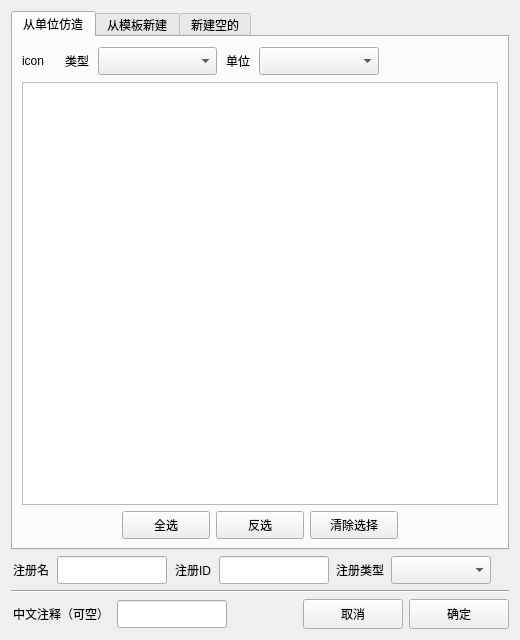
<?xml version="1.0" encoding="UTF-8"?>
<ui version="4.0">
 <class>Form</class>
 <widget class="QWidget" name="Form">
  <property name="geometry">
   <rect>
    <x>0</x>
    <y>0</y>
    <width>520</width>
    <height>640</height>
   </rect>
  </property>
  <property name="windowTitle">
   <string>Form</string>
  </property>
  <layout class="QGridLayout" name="gridLayout_5">
   <item row="0" column="0">
    <widget class="QTabWidget" name="tabWidget">
     <property name="minimumSize">
      <size>
       <width>0</width>
       <height>471</height>
      </size>
     </property>
     <property name="currentIndex">
      <number>0</number>
     </property>
     <widget class="QWidget" name="tab">
      <attribute name="title">
       <string>从单位仿造</string>
      </attribute>
      <layout class="QGridLayout" name="gridLayout_6">
       <item row="0" column="0">
        <layout class="QGridLayout" name="gridLayout_4">
         <item row="0" column="2">
          <widget class="QLabel" name="label">
           <property name="sizePolicy">
            <sizepolicy hsizetype="Fixed" vsizetype="Preferred">
             <horstretch>0</horstretch>
             <verstretch>0</verstretch>
            </sizepolicy>
           </property>
           <property name="minimumSize">
            <size>
             <width>30</width>
             <height>0</height>
            </size>
           </property>
           <property name="text">
            <string>类型</string>
           </property>
           <property name="alignment">
            <set>Qt::AlignCenter</set>
           </property>
          </widget>
         </item>
         <item row="0" column="0">
          <widget class="QLabel" name="label_type_icon">
           <property name="minimumSize">
            <size>
             <width>30</width>
             <height>30</height>
            </size>
           </property>
           <property name="text">
            <string>icon</string>
           </property>
          </widget>
         </item>
         <item row="0" column="4">
          <widget class="QLabel" name="label_2">
           <property name="sizePolicy">
            <sizepolicy hsizetype="Fixed" vsizetype="Preferred">
             <horstretch>0</horstretch>
             <verstretch>0</verstretch>
            </sizepolicy>
           </property>
           <property name="minimumSize">
            <size>
             <width>30</width>
             <height>0</height>
            </size>
           </property>
           <property name="text">
            <string>单位</string>
           </property>
           <property name="alignment">
            <set>Qt::AlignCenter</set>
           </property>
          </widget>
         </item>
         <item row="0" column="5">
          <widget class="QComboBox" name="comboBox_unit">
           <property name="sizePolicy">
            <sizepolicy hsizetype="Expanding" vsizetype="Fixed">
             <horstretch>0</horstretch>
             <verstretch>0</verstretch>
            </sizepolicy>
           </property>
           <property name="minimumSize">
            <size>
             <width>100</width>
             <height>28</height>
            </size>
           </property>
          </widget>
         </item>
         <item row="0" column="6">
          <spacer name="horizontalSpacer">
           <property name="orientation">
            <enum>Qt::Horizontal</enum>
           </property>
           <property name="sizeHint" stdset="0">
            <size>
             <width>40</width>
             <height>20</height>
            </size>
           </property>
          </spacer>
         </item>
         <item row="0" column="3">
          <widget class="QComboBox" name="comboBox_type">
           <property name="sizePolicy">
            <sizepolicy hsizetype="Expanding" vsizetype="Fixed">
             <horstretch>0</horstretch>
             <verstretch>0</verstretch>
            </sizepolicy>
           </property>
           <property name="minimumSize">
            <size>
             <width>100</width>
             <height>28</height>
            </size>
           </property>
          </widget>
         </item>
         <item row="0" column="1">
          <spacer name="horizontalSpacer_6">
           <property name="orientation">
            <enum>Qt::Horizontal</enum>
           </property>
           <property name="sizeType">
            <enum>QSizePolicy::Fixed</enum>
           </property>
           <property name="sizeHint" stdset="0">
            <size>
             <width>4</width>
             <height>20</height>
            </size>
           </property>
          </spacer>
         </item>
        </layout>
       </item>
       <item row="1" column="0">
        <widget class="QTableWidget" name="table_options"/>
       </item>
       <item row="2" column="0">
        <layout class="QGridLayout" name="gridLayout_3">
         <item row="0" column="2">
          <widget class="QPushButton" name="pushButton_select_invert">
           <property name="minimumSize">
            <size>
             <width>80</width>
             <height>28</height>
            </size>
           </property>
           <property name="text">
            <string>反选</string>
           </property>
          </widget>
         </item>
         <item row="0" column="1">
          <widget class="QPushButton" name="pushButton_select_all">
           <property name="minimumSize">
            <size>
             <width>80</width>
             <height>28</height>
            </size>
           </property>
           <property name="text">
            <string>全选</string>
           </property>
          </widget>
         </item>
         <item row="0" column="3">
          <widget class="QPushButton" name="pushButton_select_clear">
           <property name="minimumSize">
            <size>
             <width>80</width>
             <height>28</height>
            </size>
           </property>
           <property name="text">
            <string>清除选择</string>
           </property>
          </widget>
         </item>
         <item row="0" column="0">
          <spacer name="horizontalSpacer_4">
           <property name="orientation">
            <enum>Qt::Horizontal</enum>
           </property>
           <property name="sizeType">
            <enum>QSizePolicy::Fixed</enum>
           </property>
           <property name="sizeHint" stdset="0">
            <size>
             <width>100</width>
             <height>20</height>
            </size>
           </property>
          </spacer>
         </item>
         <item row="0" column="4">
          <spacer name="horizontalSpacer_5">
           <property name="orientation">
            <enum>Qt::Horizontal</enum>
           </property>
           <property name="sizeType">
            <enum>QSizePolicy::Fixed</enum>
           </property>
           <property name="sizeHint" stdset="0">
            <size>
             <width>100</width>
             <height>20</height>
            </size>
           </property>
          </spacer>
         </item>
        </layout>
       </item>
      </layout>
     </widget>
     <widget class="QWidget" name="tab_3">
      <attribute name="title">
       <string>从模板新建</string>
      </attribute>
     </widget>
     <widget class="QWidget" name="tab_2">
      <attribute name="title">
       <string>新建空的</string>
      </attribute>
     </widget>
    </widget>
   </item>
   <item row="1" column="0">
    <layout class="QGridLayout" name="gridLayout_2">
     <item row="0" column="3">
      <widget class="QLineEdit" name="lineEdit_ID">
       <property name="minimumSize">
        <size>
         <width>110</width>
         <height>28</height>
        </size>
       </property>
       <property name="maximumSize">
        <size>
         <width>110</width>
         <height>16777215</height>
        </size>
       </property>
      </widget>
     </item>
     <item row="0" column="0">
      <widget class="QLabel" name="label_3">
       <property name="sizePolicy">
        <sizepolicy hsizetype="Fixed" vsizetype="Preferred">
         <horstretch>0</horstretch>
         <verstretch>0</verstretch>
        </sizepolicy>
       </property>
       <property name="minimumSize">
        <size>
         <width>40</width>
         <height>0</height>
        </size>
       </property>
       <property name="text">
        <string>注册名</string>
       </property>
       <property name="alignment">
        <set>Qt::AlignCenter</set>
       </property>
      </widget>
     </item>
     <item row="0" column="1">
      <widget class="QLineEdit" name="lineEdit_UIName">
       <property name="minimumSize">
        <size>
         <width>110</width>
         <height>28</height>
        </size>
       </property>
       <property name="maximumSize">
        <size>
         <width>110</width>
         <height>16777215</height>
        </size>
       </property>
      </widget>
     </item>
     <item row="0" column="5">
      <widget class="QComboBox" name="comboBox_ID_type">
       <property name="sizePolicy">
        <sizepolicy hsizetype="Expanding" vsizetype="Fixed">
         <horstretch>0</horstretch>
         <verstretch>0</verstretch>
        </sizepolicy>
       </property>
       <property name="minimumSize">
        <size>
         <width>100</width>
         <height>28</height>
        </size>
       </property>
      </widget>
     </item>
     <item row="0" column="2">
      <widget class="QLabel" name="label_4">
       <property name="sizePolicy">
        <sizepolicy hsizetype="Fixed" vsizetype="Preferred">
         <horstretch>0</horstretch>
         <verstretch>0</verstretch>
        </sizepolicy>
       </property>
       <property name="minimumSize">
        <size>
         <width>40</width>
         <height>0</height>
        </size>
       </property>
       <property name="text">
        <string>注册ID</string>
       </property>
       <property name="alignment">
        <set>Qt::AlignCenter</set>
       </property>
      </widget>
     </item>
     <item row="0" column="7">
      <spacer name="horizontalSpacer_3">
       <property name="orientation">
        <enum>Qt::Horizontal</enum>
       </property>
       <property name="sizeHint" stdset="0">
        <size>
         <width>40</width>
         <height>20</height>
        </size>
       </property>
      </spacer>
     </item>
     <item row="0" column="4">
      <widget class="QLabel" name="label_5">
       <property name="sizePolicy">
        <sizepolicy hsizetype="Fixed" vsizetype="Preferred">
         <horstretch>0</horstretch>
         <verstretch>0</verstretch>
        </sizepolicy>
       </property>
       <property name="minimumSize">
        <size>
         <width>50</width>
         <height>0</height>
        </size>
       </property>
       <property name="text">
        <string>注册类型</string>
       </property>
       <property name="alignment">
        <set>Qt::AlignCenter</set>
       </property>
      </widget>
     </item>
    </layout>
   </item>
   <item row="2" column="0">
    <widget class="Line" name="line">
     <property name="orientation">
      <enum>Qt::Horizontal</enum>
     </property>
    </widget>
   </item>
   <item row="3" column="0">
    <layout class="QGridLayout" name="gridLayout">
     <item row="0" column="0">
      <widget class="QLabel" name="label_6">
       <property name="sizePolicy">
        <sizepolicy hsizetype="Fixed" vsizetype="Preferred">
         <horstretch>0</horstretch>
         <verstretch>0</verstretch>
        </sizepolicy>
       </property>
       <property name="minimumSize">
        <size>
         <width>100</width>
         <height>0</height>
        </size>
       </property>
       <property name="text">
        <string>中文注释（可空）</string>
       </property>
       <property name="alignment">
        <set>Qt::AlignCenter</set>
       </property>
      </widget>
     </item>
     <item row="0" column="1">
      <widget class="QLineEdit" name="lineEdit_NameDesc">
       <property name="minimumSize">
        <size>
         <width>110</width>
         <height>28</height>
        </size>
       </property>
       <property name="maximumSize">
        <size>
         <width>110</width>
         <height>16777215</height>
        </size>
       </property>
      </widget>
     </item>
     <item row="0" column="2">
      <spacer name="horizontalSpacer_2">
       <property name="orientation">
        <enum>Qt::Horizontal</enum>
       </property>
       <property name="sizeHint" stdset="0">
        <size>
         <width>40</width>
         <height>20</height>
        </size>
       </property>
      </spacer>
     </item>
     <item row="0" column="3">
      <widget class="QPushButton" name="pushButton_cancel">
       <property name="minimumSize">
        <size>
         <width>100</width>
         <height>30</height>
        </size>
       </property>
       <property name="text">
        <string>取消</string>
       </property>
      </widget>
     </item>
     <item row="0" column="4">
      <widget class="QPushButton" name="pushButton_sure">
       <property name="minimumSize">
        <size>
         <width>100</width>
         <height>30</height>
        </size>
       </property>
       <property name="text">
        <string>确定</string>
       </property>
      </widget>
     </item>
    </layout>
   </item>
  </layout>
 </widget>
 <resources/>
 <connections/>
</ui>
